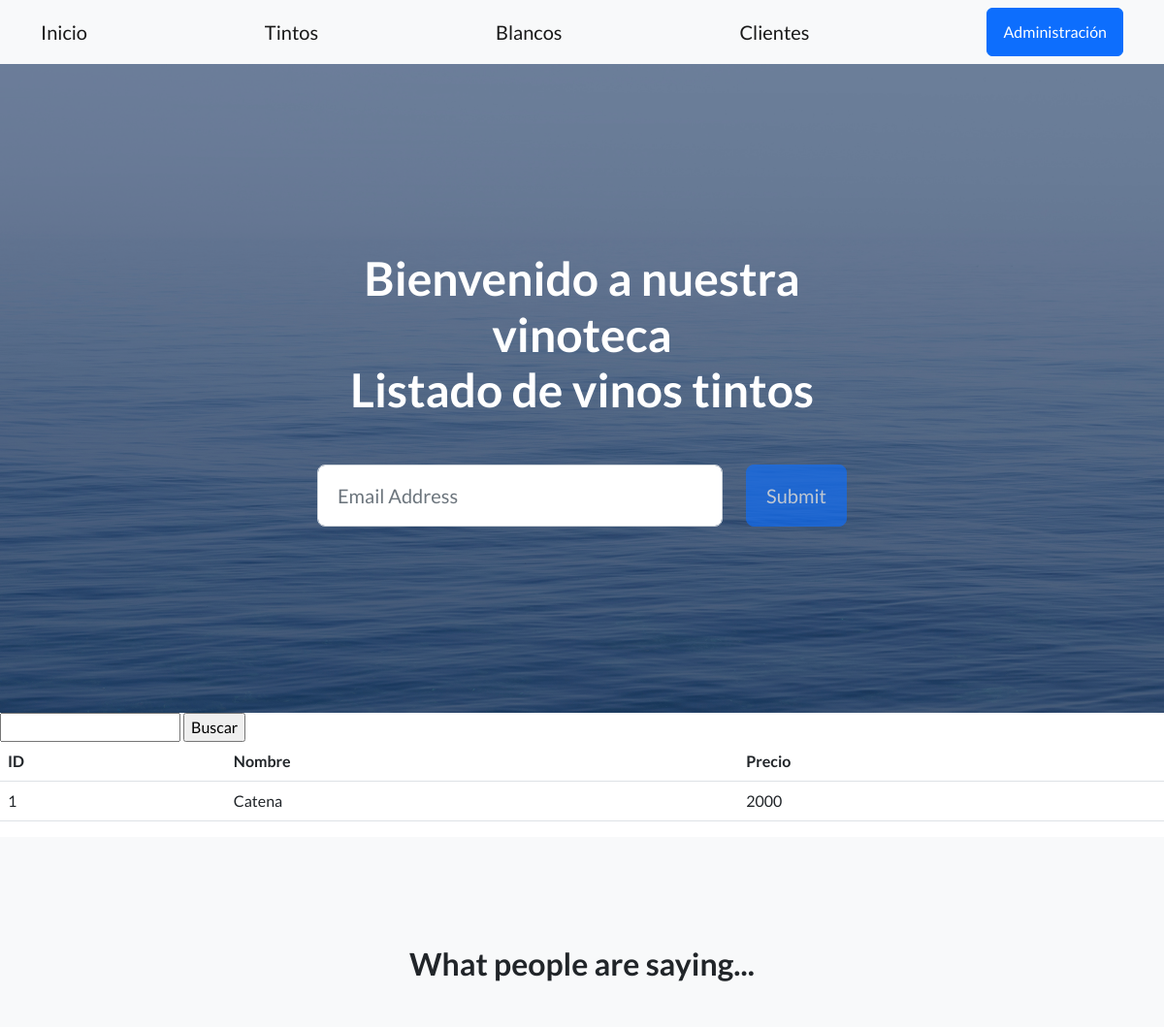
/app/tinto/ (upper part), run on an earlier commit of the app's database.
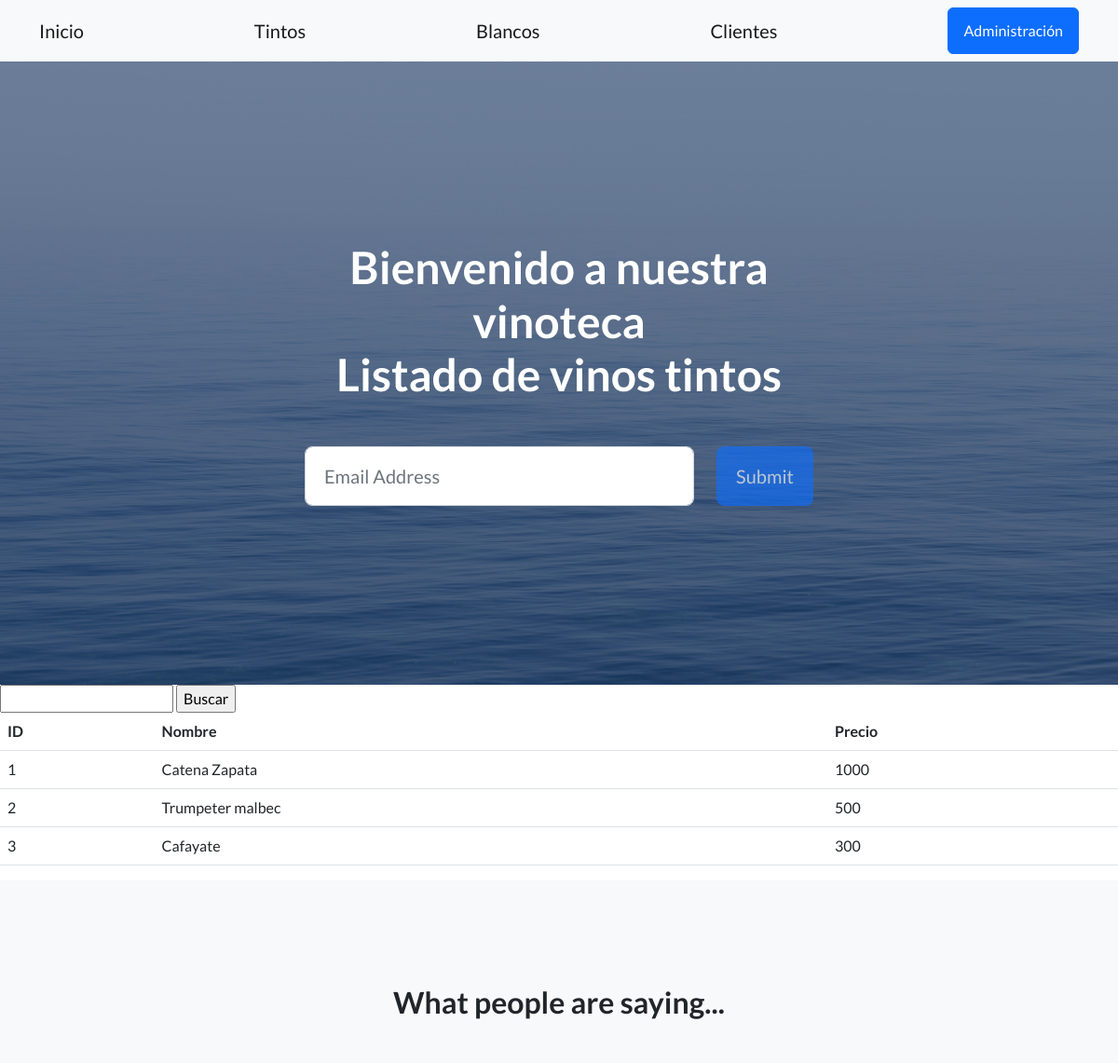
And on a later commit of the database.
### app/models.py (models this page shows, shortened)
class Tinto(models.Model):
    nombre = models.CharField(max_length=50)
    precio = models.IntegerField()

### app/views.py (the view)
# urls.py: path('tinto/', tinto, name="tinto"),
def tinto(request):
    ctx = {"db": Tinto.objects.all()}
    return render(request, "app/tinto.html", ctx)

### app/templates/app/tinto.html (shortened to what this page needs)
{% extends 'app/base.html' %}
{% load static %}
{% block cabecera %}
    Listado de vinos tintos
{% endblock cabecera %}
{% block contenido %}
<form action="/app/buscar2" method="get">
    <input type="text" name="precio" id="precio">
    <input type="submit" value="Buscar">
</form>
<table class="table">
    <thead>
        <tr>
            <th>ID</th>
            <th>Nombre</th>
            <th>Precio</th>
        </tr>
    </thead>
    <tbody>
    {% for curso in db %}
    <tr>
        <td>{{ curso.id }}</td>
        <td>{{ curso.nombre }}</td>
        <td>{{ curso.precio }}</td>
    </tr>
    {% endfor %}
 </tbody>
</table>
{% endblock contenido %}

What changed in the data, as far as the page shows it:
changed Tinto id 1: nombre "Catena" → "Catena Zapata"; precio "2000" → "1000"
added Tinto: id "2", nombre "Trumpeter malbec", precio "500"
added Tinto: id "3", nombre "Cafayate", precio "300"
